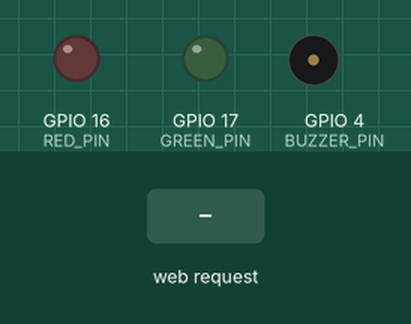
This sketch was run on a simulated ESP32. Shown: output pins drawn as LEDs (lit = HIGH), buzzer (waves = sounding, pin HIGH). Inputs (shaded band) come from the test bench. EEPROM starts erased; what the sketch prints to the serial monitor is not drawn.

Above: at 1.2 s.
1.3 s: HTTP request GET /start received
At 2.7 s:
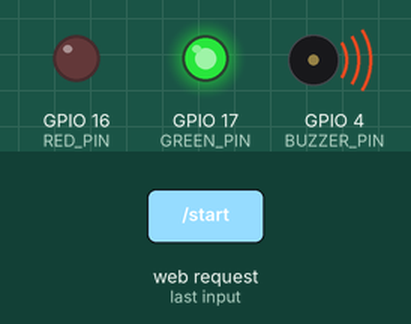
4.3 s: HTTP request GET /stop received
At 4.7 s:
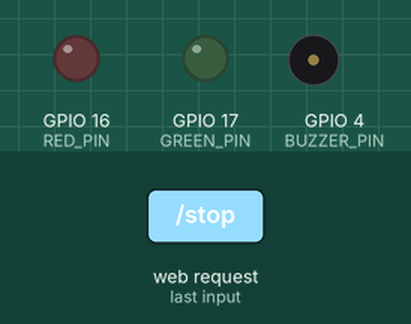
5.8 s: HTTP request GET /start?v=1 received
At 15.1 s:
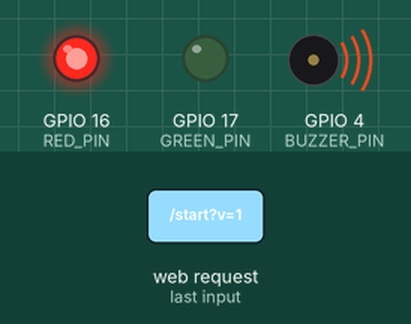
Timing chart, 0 to 16.6 s (numbered marks = the images above; inputs shaded):
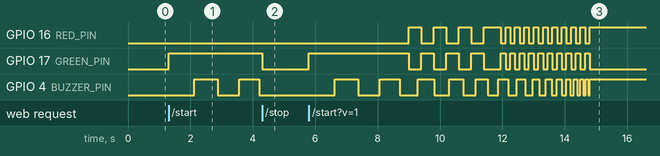

The sketch:

code.ino
```cpp
#include <Arduino.h>
#include <WebServer.h>
#include <ESP32Base.h>

// =========================
// PINS
// =========================
#define BUZZER_PIN 4
#define RED_PIN 16
#define GREEN_PIN 17

// =========================
// WEB SERVER
// =========================
WebServer server(80);

// =========================
// BOMB SETTINGS
// =========================
const unsigned long BOMB_TIME = 9000; // 9 seconds

bool bombRunning = false;
bool buzzerState = false;

unsigned long bombStart = 0;
unsigned long lastToggle = 0;

// Starting beep delay controlled by slider.
unsigned long startDelay = 900;


// =========================
// LIGHT CONTROL
// =========================
void setLights(bool red, bool green)
{
  digitalWrite(RED_PIN, red ? HIGH : LOW);
  digitalWrite(GREEN_PIN, green ? HIGH : LOW);
}


void updateLights(unsigned long elapsed)
{
  // Explosion: solid red.
  if (elapsed >= BOMB_TIME)
  {
    setLights(true, false);
    return;
  }

  // 9, 8, 7 seconds:
  // steady green.
  if (elapsed < 3000)
  {
    setLights(false, true);
    return;
  }

  // 6, 5, 4 seconds:
  // alternating red and green.
  if (elapsed < 6000)
  {
    bool phase = ((elapsed / 400) % 2) == 0;
    setLights(phase, !phase);
    return;
  }

  // 3, 2, 1 seconds:
  // faster alternating red and green.
  bool phase = ((elapsed / 150) % 2) == 0;
  setLights(phase, !phase);
}


// =========================
// BEEP SPEED
// =========================
unsigned long currentDelay(unsigned long elapsed)
{
  if (elapsed >= BOMB_TIME)
    return 0;

  float progress =
    (float)elapsed / (float)BOMB_TIME;

  float interval =
    (float)startDelay * (1.0f - progress * 0.92f);

  if (interval < 60.0f)
    interval = 60.0f;

  return (unsigned long)interval;
}


// =========================
// WEB PAGE
// =========================
const char PAGE[] PROGMEM = R"rawliteral(
<!DOCTYPE html>
<html>
<head>

<meta name="viewport"
      content="width=device-width,initial-scale=1">

<title>CS Bomb Pattern 1</title>

<style>

body{
  margin:0;
  background:#111;
  color:#fff;
  font-family:Arial,sans-serif;
  text-align:center;
}

.card{
  max-width:430px;
  margin:30px auto;
  padding:25px 22px;
  background:#222;
  border-radius:24px;
}

h1{
  font-size:29px;
  margin:5px 0 8px;
}

.pattern{
  color:#aaa;
  font-size:17px;
  margin-bottom:20px;
}

.count{
  font-size:72px;
  font-weight:bold;
  margin:10px;
}

.value{
  font-size:22px;
  margin:15px;
}

input[type=range]{
  width:100%;
  height:12px;
  accent-color:#e53935;
}

button{
  width:100%;
  padding:17px;
  margin-top:28px;
  border:0;
  border-radius:14px;
  font-size:20px;
  font-weight:bold;
  color:white;
  background:#e53935;
}

button.on{
  background:#20c76a;
}

.state{
  margin-top:18px;
  font-size:18px;
}

.small{
  color:#888;
  font-size:13px;
  margin-top:20px;
}

</style>
</head>

<body>

<div class="card">

<h1>💣 BOMB PATTERN 1</h1>

<div class="pattern">
9 second countdown
</div>

<div class="count" id="count">
9
</div>

<div class="value">
Starting delay:
<span id="value">900</span> ms
</div>

<input
 id="slider"
 type="range"
 min="200"
 max="1500"
 step="10"
 value="900"
 oninput="changeDelay(this.value)">

<button
 id="button"
 onclick="toggleBomb()">
START
</button>

<div class="state" id="state">
Ready
</div>

<div class="small">
At 0: 💥 solid red + continuous buzzer until STOP
</div>

</div>


<script>

let running = false;


function changeDelay(v)
{
  document.getElementById("value").textContent = v;

  fetch("/delay?v=" + v);
}


function toggleBomb()
{
  running = !running;

  fetch(running ? "/start" : "/stop")
    .then(r => r.text())
    .then(updateButton);
}


function updateButton()
{
  let b =
    document.getElementById("button");

  let s =
    document.getElementById("state");

  if(running)
  {
    b.textContent = "STOP";
    b.classList.add("on");

    s.textContent =
      "Bomb active...";
  }
  else
  {
    b.textContent = "START";
    b.classList.remove("on");

    s.textContent =
      "Ready";

    document.getElementById("count")
      .textContent = "9";
  }
}


// Update countdown display.
setInterval(() =>
{
  fetch("/status")
    .then(r => r.json())
    .then(data =>
    {
      running = data.running;

      let b =
        document.getElementById("button");

      let s =
        document.getElementById("state");

      if(data.running)
      {
        b.textContent = "STOP";
        b.classList.add("on");

        if(data.count == 0)
        {
          document.getElementById("count")
            .textContent = "💥";

          s.textContent =
            "EXPLODED — continuous beep";
        }
        else
        {
          document.getElementById("count")
            .textContent = data.count;

          s.textContent =
            "Bomb active...";
        }
      }
      else
      {
        b.textContent = "START";
        b.classList.remove("on");

        document.getElementById("count")
          .textContent = "9";

        s.textContent =
          "Ready";
      }
    });

}, 100);

</script>

</body>
</html>
)rawliteral";


// =========================
// WEB HANDLERS
// =========================
void handleRoot()
{
  server.send(
    200,
    "text/html",
    PAGE
  );
}


void handleDelay()
{
  if (server.hasArg("v"))
  {
    startDelay =
      server.arg("v").toInt();

    if (startDelay < 200)
      startDelay = 200;

    if (startDelay > 1500)
      startDelay = 1500;
  }

  server.send(
    200,
    "text/plain",
    "OK"
  );
}


void handleStart()
{
  bombRunning = true;
  buzzerState = false;

  digitalWrite(
    BUZZER_PIN,
    LOW
  );

  bombStart = millis();
  lastToggle = millis();

  setLights(false, true);

  server.send(
    200,
    "text/plain",
    "STARTED"
  );
}


void handleStop()
{
  bombRunning = false;
  buzzerState = false;

  digitalWrite(
    BUZZER_PIN,
    LOW
  );

  setLights(false, false);

  server.send(
    200,
    "text/plain",
    "STOPPED"
  );
}


void handleStatus()
{
  unsigned long elapsed = 0;

  if (bombRunning)
    elapsed = millis() - bombStart;

  unsigned long remaining =
    (elapsed >= BOMB_TIME)
      ? 0
      : (BOMB_TIME - elapsed);

  unsigned long count =
    (remaining + 999) / 1000;

  String json = "{";

  json += "\"running\":";
  json += bombRunning
    ? "true"
    : "false";

  json += ",\"count\":";
  json += String(count);

  json += "}";

  server.send(
    200,
    "application/json",
    json
  );
}


// =========================
// SETUP
// =========================
void setup()
{
  Serial0.begin(115200);

  pinMode(
    BUZZER_PIN,
    OUTPUT
  );

  pinMode(
    RED_PIN,
    OUTPUT
  );

  pinMode(
    GREEN_PIN,
    OUTPUT
  );

  digitalWrite(
    BUZZER_PIN,
    LOW
  );

  setLights(false, false);


  // ESP32Base handles:
  // Wi-Fi + OTA.
  ESP32Base.begin();


  // Our web server.
  server.on(
    "/",
    handleRoot
  );

  server.on(
    "/delay",
    handleDelay
  );

  server.on(
    "/start",
    handleStart
  );

  server.on(
    "/stop",
    handleStop
  );

  server.on(
    "/status",
    handleStatus
  );

  server.begin();

  Serial0.println(
    "CS Bomb Pattern 1 web server started"
  );
}


// =========================
// LOOP
// =========================
void loop()
{
  // Keep ESP32Base Wi-Fi + OTA alive.
  ESP32Base.loop();

  // Handle web requests.
  server.handleClient();


  if (!bombRunning)
    return;


  unsigned long now =
    millis();

  unsigned long elapsed =
    now - bombStart;


  // Update red/green light effect.
  updateLights(elapsed);


  // =========================
  // EXPLOSION
  // =========================
  // At 0:
  // - solid red
  // - buzzer continuously ON
  // - stays this way until STOP
  if (elapsed >= BOMB_TIME)
  {
    buzzerState = true;

    digitalWrite(
      BUZZER_PIN,
      HIGH
    );

    return;
  }


  // =========================
  // COUNTDOWN BEEP
  // =========================
  unsigned long interval =
    currentDelay(elapsed);

  if (now - lastToggle >= interval)
  {
    lastToggle = now;

    buzzerState =
      !buzzerState;

    digitalWrite(
      BUZZER_PIN,
      buzzerState
        ? HIGH
        : LOW
    );
  }
}
```

Measured:
- after the input at 1.3 s, GPIO 17 (GREEN_PIN): LOW → HIGH at once; GPIO 4 (BUZZER_PIN): alternates HIGH for 0.69 s and LOW for 0.69 s, starting after 0.82 s
- after the input at 4.3 s, GPIO 16 (RED_PIN): stops changing and stays LOW; GPIO 4 (BUZZER_PIN): stays LOW (without the input it goes to HIGH after 0.48 s)
- after the input at 5.8 s, GPIO 16 (RED_PIN): goes 3 × (HIGH 0.40 s, LOW 0.40 s), HIGH 0.55 s, 9 × (LOW 0.15 s, HIGH 0.15 s), LOW 0.15 s, then HIGH, starting after 3.2 s; GPIO 17 (GREEN_PIN): goes HIGH 3.2 s, 3 × (LOW 0.40 s, HIGH 0.40 s), LOW 0.55 s, 9 × (HIGH 0.15 s, LOW 0.15 s), HIGH 0.15 s, then LOW, starting at once
